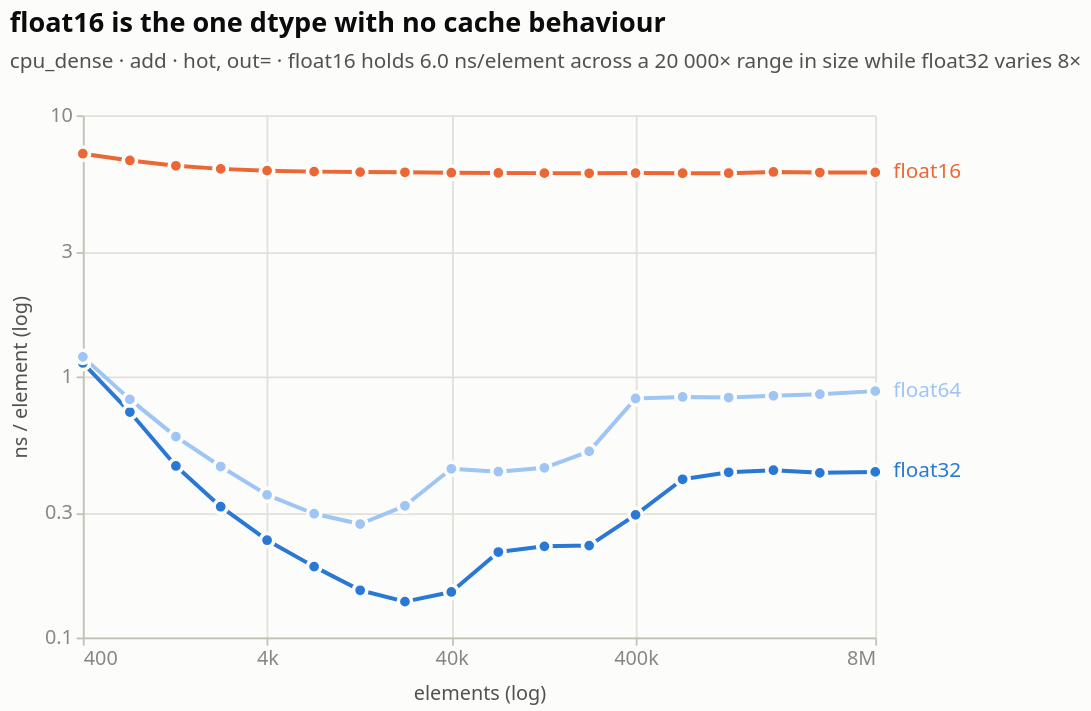

Write notebook code for a chart like this one.
### Markdown cell above
Three features that the three-point sweep could not show.

The curve has **two knees, not one**. Cost falls to a minimum of 0.272 ns/element
at 12 800 elements (a 200 KB operand pair), rises to a shoulder across
40 000–128 000, rises again through 400 000–720 000, and then holds flat at
0.84–0.88 ns from 400 000 elements to 8 million. Those are the L2 and L3
boundaries, and the flat region beyond is DRAM.

The **`hot`/`cold` gap opens and then closes**. It is 1.34× at 12 800 elements,
peaks at 1.49× at 128 000, and is 0.99–1.02× at every size from 400 000 upward.
Once the working set is larger than cache, reusing one operand pair buys nothing,
because it was never going to stay resident either. An earlier version of this
notebook claimed the gap widens once arrays outgrow cache; it was reading a
three-point sweep whose largest size sat almost exactly at the peak of the gap.

**`exp` has no such structure at all.** It is 4.6 ns/element at every one of the
18 sizes, with `cold`/`hot` equal to 1.00 throughout — the arithmetic is so much
more expensive than the memory traffic that the memory system never becomes
visible.

### Code cell
f16 = (
    dense.filter(OUT_HOT & (pl.col("operation") == "add")
                 & pl.col("implementation").is_in(["float16", "float32", "float64"]))
    .select("implementation", "n_elem", "ns_elem", "us")
)
ends = f16.filter(pl.col("n_elem") == f16["n_elem"].max())

XF = alt.X("n_elem:Q", scale=alt.Scale(type="log", nice=False),
           title="elements (log)",
           axis=alt.Axis(format="~s", values=[400, 4000, 40_000, 400_000, 8_000_000]))
YF = alt.Y("ns_elem:Q", scale=alt.Scale(type="log"), title="ns / element (log)",
           axis=alt.Axis(values=[0.1, 0.3, 1, 3, 10], format="~g"))
CF = alt.Color("implementation:N", sort=["float16", "float32", "float64"],
               scale=alt.Scale(domain=["float16", "float32", "float64"],
                               range=[P["series"][1], P["series"][0], P["shade"]]),
               legend=None)

lines = alt.Chart(f16).mark_line(strokeWidth=2.2).encode(x=XF, y=YF, color=CF)
dots = lines.mark_point(size=55, filled=True).encode(
    tooltip=[alt.Tooltip("implementation:N", title="dtype"),
             alt.Tooltip("n_elem:Q", title="elements", format=","),
             alt.Tooltip("ns_elem:Q", title="ns/element", format=".3f")])
labs = alt.Chart(ends).mark_text(align="left", dx=10, fontSize=11.5, fontWeight=500).encode(
    x=XF, y=YF, color=CF, text="implementation:N")

fig2 = (lines + dots + labs).properties(
    width=440, height=290,
    title=alt.Title("float16 is the one dtype with no cache behaviour",
                    subtitle="cpu_dense · add · hot, out= · float16 holds 6.0 ns/element "
                             "across a 20 000× range in size while float32 varies 8×"),
).configure_view(clip=False)
figure(fig2, f16.pivot("implementation", index="n_elem", values="ns_elem").sort("n_elem"),
       "Table view — float16 against float32 and float64")

### Figure 1 — Vega-Lite specification as saved in the notebook (floating-point values rounded to 4 significant figures)
{"config": {"background": "#fcfcfb", "font": "system-ui, -apple-system, \"Segoe UI\", sans-serif", "view": {"stroke": null, "continuousWidth": 620, "continuousHeight": 300, "clip": false}, "axis": {"labelFont": "system-ui, -apple-system, \"Segoe UI\", sans-serif", "titleFont": "system-ui, -apple-system, \"Segoe UI\", sans-serif", "labelColor": "#898781", "titleColor": "#52514e", "labelFontSize": 11, "titleFontSize": 11, "titleFontWeight": 500, "titlePadding": 8, "domainColor": "#c3c2b7", "domainWidth": 1, "tickColor": "#c3c2b7", "tickSize": 4, "gridColor": "#e1e0d9", "gridWidth": 1, "gridDash": []}, "legend": {"labelFont": "system-ui, -apple-system, \"Segoe UI\", sans-serif", "titleFont": "system-ui, -apple-system, \"Segoe UI\", sans-serif", "labelColor": "#52514e", "titleColor": "#52514e", "labelFontSize": 11, "titleFontSize": 11, "titleFontWeight": 500, "symbolType": "circle", "symbolSize": 90, "orient": "top", "direction": "horizontal", "offset": 8, "titlePadding": 10}, "title": {"font": "system-ui, -apple-system, \"Segoe UI\", sans-serif", "color": "#0b0b0b", "fontSize": 15, "fontWeight": 600, "subtitleFont": "system-ui, -apple-system, \"Segoe UI\", sans-serif", "subtitleColor": "#52514e", "subtitleFontSize": 11.5, "subtitlePadding": 8, "anchor": "start", "offset": 14, "dy": -4}, "header": {"labelFont": "system-ui, -apple-system, \"Segoe UI\", sans-serif", "titleFont": "system-ui, -apple-system, \"Segoe UI\", sans-serif", "labelColor": "#52514e", "titleColor": "#52514e", "labelFontSize": 11.5, "labelFontWeight": 600, "titleFontSize": 11}, "range": {"category": ["#2a78d6", "#eb6834", "#1baf7a"], "heatmap": ["#cde2fb", "#9ec5f4", "#6da7ec", "#3987e5", "#256abf", "#184f95", "#0d366b"], "ramp": ["#cde2fb", "#9ec5f4", "#6da7ec", "#3987e5", "#256abf", "#184f95", "#0d366b"]}, "bar": {"cornerRadiusEnd": 4, "discreteBandSize": 15}, "point": {"size": 95, "filled": true, "stroke": "#fcfcfb", "strokeWidth": 2, "opacity": 1}, "line": {"strokeWidth": 2, "strokeCap": "round", "strokeJoin": "round"}, "rule": {"strokeWidth": 1}, "text": {"font": "system-ui, -apple-system, \"Segoe UI\", sans-serif", "fontSize": 11, "color": "#52514e"}}, "layer": [{"mark": {"type": "line", "strokeWidth": 2.2}, "encoding": {"color": {"field": "implementation", "legend": null, "scale": {"domain": ["float16", "float32", "float64"], "range": ["#eb6834", "#2a78d6", "#9ec5f4"]}, "sort": ["float16", "float32", "float64"], "type": "nominal"}, "x": {"axis": {"format": "~s", "values": [400, 4000, 40000, 400000, 8000000]}, "field": "n_elem", "scale": {"nice": false, "type": "log"}, "title": "elements (log)", "type": "quantitative"}, "y": {"axis": {"format": "~g", "values": [0.1, 0.3, 1, 3, 10]}, "field": "ns_elem", "scale": {"type": "log"}, "title": "ns / element (log)", "type": "quantitative"}}}, {"mark": {"type": "point", "filled": true, "size": 55}, "encoding": {"color": {"field": "implementation", "legend": null, "scale": {"domain": ["float16", "float32", "float64"], "range": ["#eb6834", "#2a78d6", "#9ec5f4"]}, "sort": ["float16", "float32", "float64"], "type": "nominal"}, "tooltip": [{"field": "implementation", "title": "dtype", "type": "nominal"}, {"field": "n_elem", "format": ",", "title": "elements", "type": "quantitative"}, {"field": "ns_elem", "format": ".3f", "title": "ns/element", "type": "quantitative"}], "x": {"axis": {"format": "~s", "values": [400, 4000, 40000, 400000, 8000000]}, "field": "n_elem", "scale": {"nice": false, "type": "log"}, "title": "elements (log)", "type": "quantitative"}, "y": {"axis": {"format": "~g", "values": [0.1, 0.3, 1, 3, 10]}, "field": "ns_elem", "scale": {"type": "log"}, "title": "ns / element (log)", "type": "quantitative"}}}, {"data": {"name": "data-8ca94e222c7ef916b9709e834c746f44"}, "mark": {"type": "text", "align": "left", "dx": 10, "fontSize": 11.5, "fontWeight": 500}, "encoding": {"color": {"field": "implementation", "legend": null, "scale": {"domain": ["float16", "float32", "float64"], "range": ["#eb6834", "#2a78d6", "#9ec5f4"]}, "sort": ["float16", "float32", "float64"], "type": "nominal"}, "text": {"field": "implementation", "type": "nominal"}, "x": {"axis": {"format": "~s", "values": [400, 4000, 40000, 400000, 8000000]}, "field": "n_elem", "scale": {"nice": false, "type": "log"}, "title": "elements (log)", "type": "quantitative"}, "y": {"axis": {"format": "~g", "values": [0.1, 0.3, 1, 3, 10]}, "field": "ns_elem", "scale": {"type": "log"}, "title": "ns / element (log)", "type": "quantitative"}}}], "data": {"name": "data-c1419773d1819e73b4512cc99cd777de"}, "height": 290, "title": {"text": "float16 is the one dtype with no cache behaviour", "subtitle": "cpu_dense · add · hot, out= · float16 holds 6.0 ns/element across a 20 000× range in size while float32 varies 8×"}, "width": 440, "$schema": "https://vega.github.io/schema/vega-lite/v6.4.1.json", "datasets": {"data-c1419773d1819e73b4512cc99cd777de": [{"implementation": "float16", "n_elem": 400, "ns_elem": 7.124, "us": 2.85}, {"implementation": "float32", "n_elem": 400, "ns_elem": 1.126, "us": 0.4503}, {"implementation": "float64", "n_elem": 400, "ns_elem": 1.188, "us": 0.4752}, {"implementation": "float16", "n_elem": 720, "ns_elem": 6.714, "us": 4.834}, {"implementation": "float32", "n_elem": 720, "ns_elem": 0.7303, "us": 0.5258}, {"implementation": "float64", "n_elem": 720, "ns_elem": 0.8165, "us": 0.5879}, {"implementation": "float16", "n_elem": 1280, "ns_elem": 6.405, "us": 8.198}, {"implementation": "float32", "n_elem": 1280, "ns_elem": 0.4541, "us": 0.5813}, {"implementation": "float64", "n_elem": 1280, "ns_elem": 0.5883, "us": 0.753}, {"implementation": "float16", "n_elem": 2240, "ns_elem": 6.233, "us": 13.96}, {"implementation": "float32", "n_elem": 2240, "ns_elem": 0.3169, "us": 0.7099}, {"implementation": "float64", "n_elem": 2240, "ns_elem": 0.4519, "us": 1.012}, {"implementation": "float16", "n_elem": 4000, "ns_elem": 6.135, "us": 24.54}, {"implementation": "float32", "n_elem": 4000, "ns_elem": 0.236, "us": 0.9438}, {"implementation": "float64", "n_elem": 4000, "ns_elem": 0.352, "us": 1.408}, {"implementation": "float16", "n_elem": 7200, "ns_elem": 6.083, "us": 43.8}, {"implementation": "float32", "n_elem": 7200, "ns_elem": 0.1869, "us": 1.346}, {"implementation": "float64", "n_elem": 7200, "ns_elem": 0.298, "us": 2.145}, {"implementation": "float16", "n_elem": 12800, "ns_elem": 6.059, "us": 77.55}, {"implementation": "float32", "n_elem": 12800, "ns_elem": 0.1517, "us": 1.942}, {"implementation": "float64", "n_elem": 12800, "ns_elem": 0.2721, "us": 3.483}, {"implementation": "float16", "n_elem": 22400, "ns_elem": 6.049, "us": 135.5}, {"implementation": "float32", "n_elem": 22400, "ns_elem": 0.1372, "us": 3.074}, {"implementation": "float64", "n_elem": 22400, "ns_elem": 0.3196, "us": 7.158}, {"implementation": "float16", "n_elem": 40000, "ns_elem": 6.025, "us": 241.0}, {"implementation": "float32", "n_elem": 40000, "ns_elem": 0.1495, "us": 5.979}, {"implementation": "float64", "n_elem": 40000, "ns_elem": 0.4429, "us": 17.72}, {"implementation": "float16", "n_elem": 72000, "ns_elem": 6.014, "us": 433.0}, {"implementation": "float32", "n_elem": 72000, "ns_elem": 0.2126, "us": 15.3}, {"implementation": "float64", "n_elem": 72000, "ns_elem": 0.4314, "us": 31.06}, {"implementation": "float16", "n_elem": 128000, "ns_elem": 6.004, "us": 768.5}, {"implementation": "float32", "n_elem": 128000, "ns_elem": 0.2235, "us": 28.61}, {"implementation": "float64", "n_elem": 128000, "ns_elem": 0.4468, "us": 57.2}, {"implementation": "float16", "n_elem": 224000, "ns_elem": 5.995, "us": 1343.0}, {"implementation": "float32", "n_elem": 224000, "ns_elem": 0.225, "us": 50.4}, {"implementation": "float64", "n_elem": 224000, "ns_elem": 0.5162, "us": 115.6}, {"implementation": "float16", "n_elem": 400000, "ns_elem": 6.005, "us": 2402.0}, {"implementation": "float32", "n_elem": 400000, "ns_elem": 0.2951, "us": 118.0}, {"implementation": "float64", "n_elem": 400000, "ns_elem": 0.8235, "us": 329.4}, {"implementation": "float16", "n_elem": 720000, "ns_elem": 6.001, "us": 4321.0}, {"implementation": "float32", "n_elem": 720000, "ns_elem": 0.4037, "us": 290.7}, {"implementation": "float64", "n_elem": 720000, "ns_elem": 0.8343, "us": 600.7}, {"implementation": "float16", "n_elem": 1280000, "ns_elem": 6.001, "us": 7681.0}, {"implementation": "float32", "n_elem": 1280000, "ns_elem": 0.4295, "us": 549.7}, {"implementation": "float64", "n_elem": 1280000, "ns_elem": 0.83, "us": 1062.0}, {"implementation": "float16", "n_elem": 2240000, "ns_elem": 6.065, "us": 13590.0}, {"implementation": "float32", "n_elem": 2240000, "ns_elem": 0.4374, "us": 979.7}, {"implementation": "float64", "n_elem": 2240000, "ns_elem": 0.843, "us": 1888.0}, {"implementation": "float16", "n_elem": 4000000, "ns_elem": 6.037, "us": 24150.0}, {"implementation": "float32", "n_elem": 4000000, "ns_elem": 0.4273, "us": 1709.0}, {"implementation": "float64", "n_elem": 4000000, "ns_elem": 0.8546, "us": 3418.0}, {"implementation": "float16", "n_elem": 8000000, "ns_elem": 6.041, "us": 48330.0}, {"implementation": "float32", "n_elem": 8000000, "ns_elem": 0.4308, "us": 3447.0}, {"implementation": "float64", "n_elem": 8000000, "ns_elem": 0.8782, "us": 7026.0}], "data-8ca94e222c7ef916b9709e834c746f44": [{"implementation": "float16", "n_elem": 8000000, "ns_elem": 6.041, "us": 48330.0}, {"implementation": "float32", "n_elem": 8000000, "ns_elem": 0.4308, "us": 3447.0}, {"implementation": "float64", "n_elem": 8000000, "ns_elem": 0.8782, "us": 7026.0}]}}
